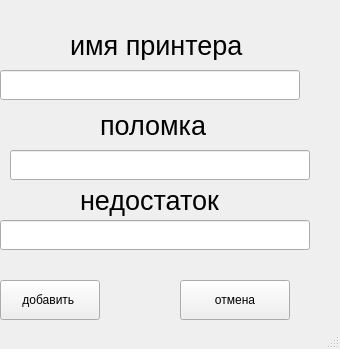
<?xml version="1.0" encoding="UTF-8"?>
<ui version="4.0">
 <class>MainWindow</class>
 <widget class="QMainWindow" name="MainWindow">
  <property name="geometry">
   <rect>
    <x>0</x>
    <y>0</y>
    <width>340</width>
    <height>349</height>
   </rect>
  </property>
  <property name="windowTitle">
   <string>MainWindow</string>
  </property>
  <widget class="QWidget" name="centralwidget">
   <widget class="QLabel" name="label_2">
    <property name="geometry">
     <rect>
      <x>70</x>
      <y>30</y>
      <width>191</width>
      <height>30</height>
     </rect>
    </property>
    <property name="font">
     <font>
      <pointsize>20</pointsize>
     </font>
    </property>
    <property name="text">
     <string>имя принтера</string>
    </property>
   </widget>
   <widget class="QLineEdit" name="lineEdit_break">
    <property name="geometry">
     <rect>
      <x>10</x>
      <y>150</y>
      <width>300</width>
      <height>30</height>
     </rect>
    </property>
   </widget>
   <widget class="QPushButton" name="pushButton_cansel_pr">
    <property name="geometry">
     <rect>
      <x>180</x>
      <y>280</y>
      <width>110</width>
      <height>40</height>
     </rect>
    </property>
    <property name="text">
     <string>отмена</string>
    </property>
   </widget>
   <widget class="QLabel" name="label_3">
    <property name="geometry">
     <rect>
      <x>100</x>
      <y>110</y>
      <width>110</width>
      <height>30</height>
     </rect>
    </property>
    <property name="font">
     <font>
      <pointsize>20</pointsize>
     </font>
    </property>
    <property name="text">
     <string>поломка</string>
    </property>
   </widget>
   <widget class="QLabel" name="label">
    <property name="geometry">
     <rect>
      <x>50</x>
      <y>50</y>
      <width>47</width>
      <height>13</height>
     </rect>
    </property>
    <property name="text">
     <string/>
    </property>
   </widget>
   <widget class="QLineEdit" name="lineEdit_name_pr">
    <property name="geometry">
     <rect>
      <x>0</x>
      <y>70</y>
      <width>300</width>
      <height>30</height>
     </rect>
    </property>
   </widget>
   <widget class="QLabel" name="label_4">
    <property name="geometry">
     <rect>
      <x>80</x>
      <y>180</y>
      <width>160</width>
      <height>40</height>
     </rect>
    </property>
    <property name="font">
     <font>
      <pointsize>20</pointsize>
     </font>
    </property>
    <property name="text">
     <string>недостаток</string>
    </property>
   </widget>
   <widget class="QPushButton" name="pushButton_add_pr">
    <property name="geometry">
     <rect>
      <x>0</x>
      <y>280</y>
      <width>100</width>
      <height>40</height>
     </rect>
    </property>
    <property name="text">
     <string>добавить </string>
    </property>
   </widget>
   <widget class="QLineEdit" name="lineEdit_flaw">
    <property name="geometry">
     <rect>
      <x>0</x>
      <y>220</y>
      <width>310</width>
      <height>30</height>
     </rect>
    </property>
   </widget>
  </widget>
  <widget class="QMenuBar" name="menubar">
   <property name="geometry">
    <rect>
     <x>0</x>
     <y>0</y>
     <width>340</width>
     <height>21</height>
    </rect>
   </property>
  </widget>
  <widget class="QStatusBar" name="statusbar"/>
 </widget>
 <resources/>
 <connections/>
</ui>
